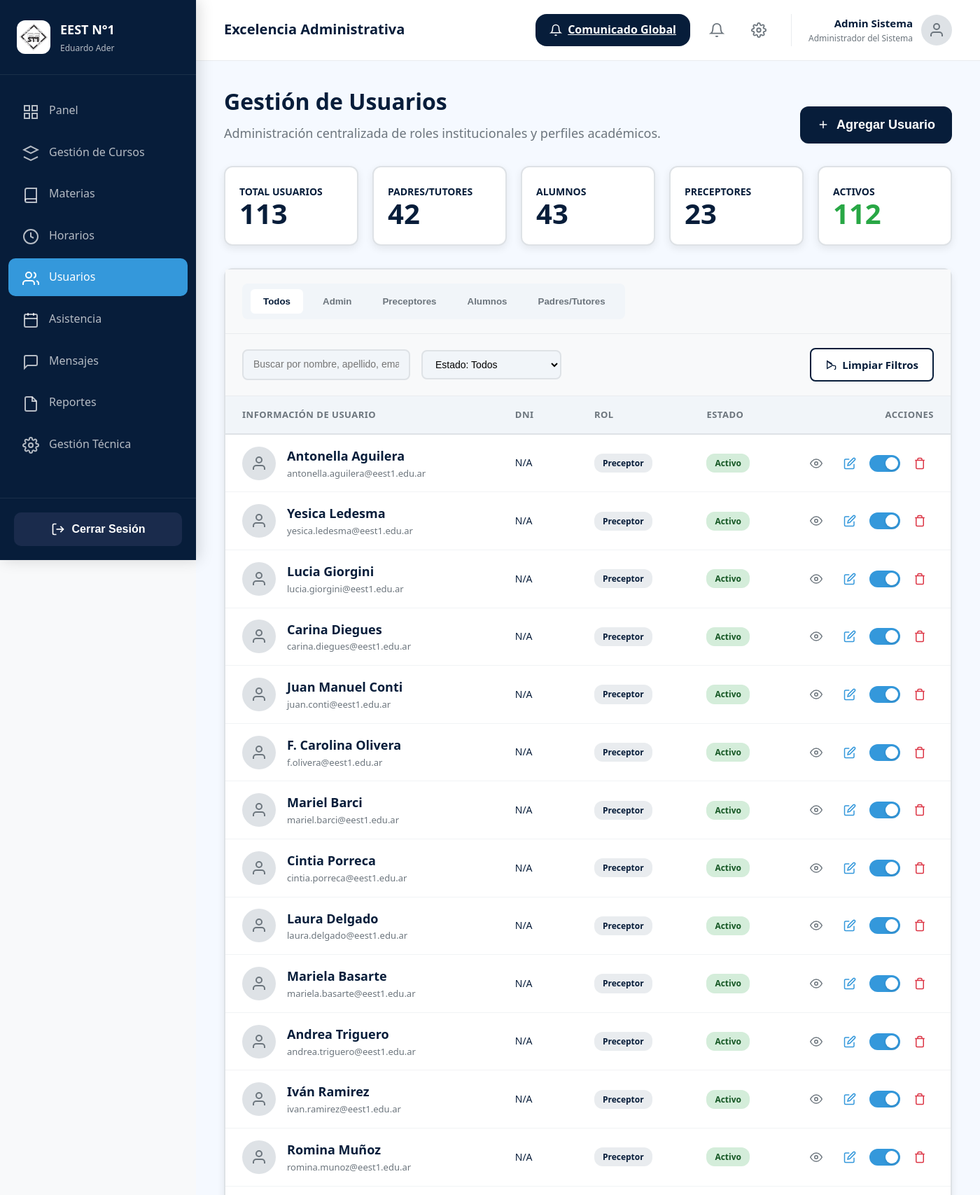
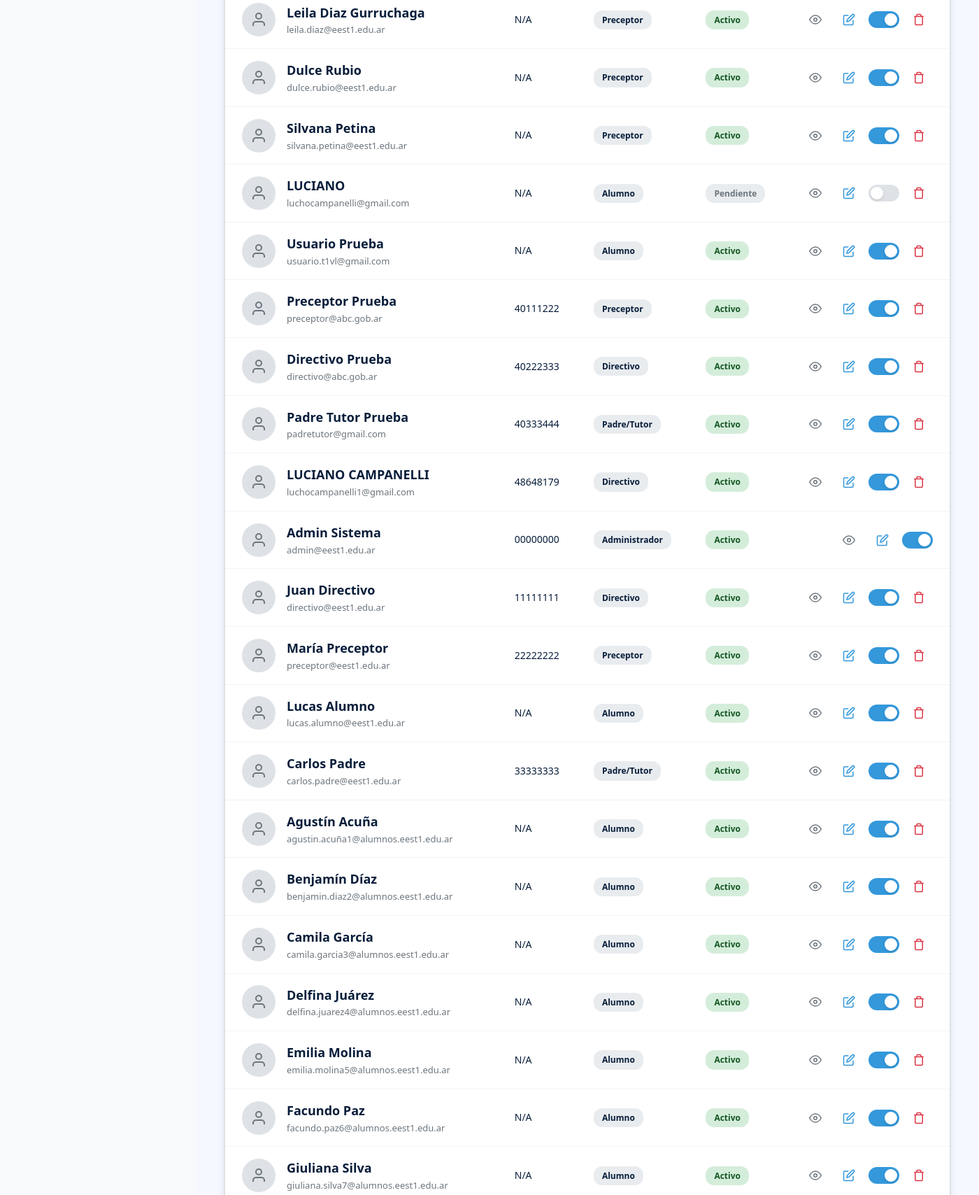
Page /index.php?page=admin/usuarios (signed in, upper part) on the committed database (2 pictures, top to bottom).
### tables this page shows
CREATE TABLE `usuarios` (
  `id` int(10) UNSIGNED NOT NULL,
  `institucion_id` int(10) UNSIGNED NOT NULL DEFAULT 1,
  `nombre` varchar(100) NOT NULL,
  `apellido` varchar(100) NOT NULL,
  `dni` varchar(15) DEFAULT NULL COMMENT 'Solo para adultos: NULL para alumnos',
  `email` varchar(150) NOT NULL,
  `password_hash` varchar(255) NOT NULL,
  `rol` enum('admin','directivo','preceptor','alumno','padre_tutor') NOT NULL,
  `estado` enum('activo','inactivo','pendiente','rechazado') NOT NULL DEFAULT 'pendiente',
  `foto_perfil` varchar(255) DEFAULT NULL,
  `telefono` varchar(30) DEFAULT NULL,
  `fecha_nacimiento` date DEFAULT NULL,
  `domicilio` varchar(255) DEFAULT NULL,
  `primer_acceso` tinyint(1) NOT NULL DEFAULT 1 COMMENT '1=debe cambiar contraseña',
  `token_recuperacion` varchar(255) DEFAULT NULL,
  `token_expiracion` datetime DEFAULT NULL,
  `ultimo_acceso` datetime DEFAULT NULL,
  `created_at` timestamp NOT NULL DEFAULT current_timestamp(),
  `updated_at` timestamp NOT NULL DEFAULT current_timestamp() ON UPDATE current_timestamp()
);

### views/admin/usuarios.php (the view, shortened to what the rows shown need)
<?php
require_once __DIR__ . '/../../models/Usuario.php';
require_once __DIR__ . '/../../controllers/AdminUsuariosController.php';
$db = Database::getConnection();
$usuario_id = $_SESSION['usuario_id'];
$stmt = $db->prepare("SELECT * FROM usuarios WHERE id = ? LIMIT 1");
$stmt->execute([$usuario_id]);
$admin_user = $stmt->fetch(PDO::FETCH_ASSOC);
$data = AdminUsuariosController::index();
$usuarios = $data['usuarios'];
$stats = $data['stats'];
$filters = $data['filters'];
?>
<div class="dashboard-wrapper">
    <?php require __DIR__ . '/../layouts/sidebar.php'; ?>
    <main class="main-content">
        <header class="dashboard-header">
            <div class="dashboard-header-left">
                <h1>Excelencia Administrativa</h1>
            </div>
            <div class="dashboard-header-right">
                <div class="header-actions">
                    <a href="index.php?page=admin/comunicados" class="header-btn">
                        <svg xmlns="http://www.w3.org/2000/svg" width="18" height="18" viewBox="0 0 24 24" fill="none" stroke="currentColor" stroke-width="2">
                            <path d="M18 8A6 6 0 0 0 6 8c0 7-3 9-3 9h18s-3-2-3-9"/>
                            <path d="M13.73 21a2 2 0 0 1-3.46 0"/>
                        </svg>
                        Comunicado Global
                    </a>
                    <button class="header-icon-btn">
                        <svg xmlns="http://www.w3.org/2000/svg" width="22" height="22" viewBox="0 0 24 24" fill="none" stroke="currentColor" stroke-width="2">
                            <path d="M18 8A6 6 0 0 0 6 8c0 7-3 9-3 9h18s-3-2-3-9"/>
                            <path d="M13.73 21a2 2 0 0 1-3.46 0"/>
                        </svg>
                    </button>
                    <a href="index.php?page=admin/configuracion" class="header-icon-btn">
                    </a>
                </div>
                <a href="index.php?page=admin/perfil" class="header-user">
                    <div class="header-user-info">
                        <div class="name"><?= e($admin_user['nombre'] . ' ' . $admin_user['apellido']) ?></div>
                        <div class="role">Administrador del Sistema</div>
                    </div>
                    <div class="header-avatar">
                        <svg xmlns="http://www.w3.org/2000/svg" viewBox="0 0 24 24" fill="none" stroke="currentColor" stroke-width="2">
                            <path d="M20 21v-2a4 4 0 0 0-4-4H8a4 4 0 0 0-4 4v2"/>
                            <circle cx="12" cy="7" r="4"/>
                        </svg>
                    </div>
                </a>
            </div>
        </header>
        <div class="dashboard-body">
            <div class="page-header">
                <div class="page-title">
                    <h1>Gestión de Usuarios</h1>
                    <p>Administración centralizada de roles institucionales y perfiles académicos.</p>
                </div>
                <button class="btn btn-primary" onclick="openModal('createModal')">
                    <svg xmlns="http://www.w3.org/2000/svg" width="18" height="18" viewBox="0 0 24 24" fill="none" stroke="currentColor" stroke-width="2">
                        <path d="M12 5v14M5 12h14"/>
                    </svg>
                    Agregar Usuario
                </button>
            </div>
            <div class="stats-grid" style="grid-template-columns: repeat(5, 1fr);">
                <div class="stat-card">
                    <div class="stat-header">
                        <span style="color: #071D3A; font-weight: 800; font-size: 14px; text-transform: uppercase;">Total Usuarios</span>
                    </div>
                    <div class="stat-value" style="color: #071D3A; font-size: 40px; font-weight: 800;"><?= e($stats['total']) ?></div>
                </div>
                <div class="stat-card">
                    <div class="stat-header">
                        <span style="color: #071D3A; font-weight: 800; font-size: 14px; text-transform: uppercase;">Padres/Tutores</span>
                    </div>
                    <div class="stat-value" style="color: #071D3A; font-size: 40px; font-weight: 800;"><?= e($stats['padres_tutores']) ?></div>
                </div>
                <div class="stat-card">
                    <div class="stat-header">
                        <span style="color: #071D3A; font-weight: 800; font-size: 14px; text-transform: uppercase;">Alumnos</span>
                    </div>
                    <div class="stat-value" style="color: #071D3A; font-size: 40px; font-weight: 800;"><?= e($stats['alumnos']) ?></div>
                </div>
                <div class="stat-card">
                    <div class="stat-header">
                        <span style="color: #071D3A; font-weight: 800; font-size: 14px; text-transform: uppercase;">Preceptores</span>
                    </div>
                    <div class="stat-value" style="color: #071D3A; font-size: 40px; font-weight: 800;"><?= e($stats['preceptores']) ?></div>
                </div>
                <div class="stat-card">
                    <div class="stat-header">
                        <span style="color: #071D3A; font-weight: 800; font-size: 14px; text-transform: uppercase;">Activos</span>
                    </div>
                    <div class="stat-value" style="color: #28A745; font-size: 40px; font-weight: 800;"><?= e($stats['activos']) ?></div>
                </div>
            </div>
            <div class="data-table-container" style="margin-top: 32px;">
                <form method="GET" action="index.php" style="display: contents;">
                    <div class="table-header">
                        <div class="table-toolbar" style="flex-wrap: wrap; gap: 20px;">
                            <div style="display: flex; align-items: center; gap: 12px; background: #F1F5F9; padding: 8px 12px; border-radius: 8px;">
                                <button type="submit" name="rol" value="" style="background: <?= empty($filters['rol']) ? 'white' : 'transparent' ?>; color: <?= empty($filters['rol']) ? '#071D3A' : '#6C757D' ?>; border: 2px solid white; border-radius: 6px; padding: 8px 16px; font-weight: 700; cursor: pointer;">Todos</button>
                                <button type="submit" name="rol" value="admin" style="background: <?= $filters['rol'] === 'admin' ? 'white' : 'transparent' ?>; color: <?= $filters['rol'] === 'admin' ? '#071D3A' : '#6C757D' ?>; border: none; border-radius: 6px; padding: 8px 16px; font-weight: 700; cursor: pointer;">Admin</button>
                                <button type="submit" name="rol" value="preceptor" style="background: <?= $filters['rol'] === 'preceptor' ? 'white' : 'transparent' ?>; color: <?= $filters['rol'] === 'preceptor' ? '#071D3A' : '#6C757D' ?>; border: none; border-radius: 6px; padding: 8px 16px; font-weight: 700; cursor: pointer;">Preceptores</button>
                                <button type="submit" name="rol" value="alumno" style="background: <?= $filters['rol'] === 'alumno' ? 'white' : 'transparent' ?>; color: <?= $filters['rol'] === 'alumno' ? '#071D3A' : '#6C757D' ?>; border: none; border-radius: 6px; padding: 8px 16px; font-weight: 700; cursor: pointer;">Alumnos</button>
                                <button type="submit" name="rol" value="padre_tutor" style="background: <?= $filters['rol'] === 'padre_tutor' ? 'white' : 'transparent' ?>; color: <?= $filters['rol'] === 'padre_tutor' ? '#071D3A' : '#6C757D' ?>; border: none; border-radius: 6px; padding: 8px 16px; font-weight: 700; cursor: pointer;">Padres/Tutores</button>
                            </div>
                        </div>
                    </div>
                    <div class="table-header" style="border-top: none; display: flex; align-items: center; gap: 16px;">
                        <input type="text" class="filter-input" placeholder="Buscar por nombre, apellido, email o DNI..." name="busqueda" value="<?= e($filters['busqueda']) ?>" style="min-width: 240px;">
                        <select class="filter-input" name="estado" style="min-width: 200px;">
                            <option value="">Estado: Todos</option>
                        </select>
                        <a href="index.php?page=admin/usuarios" class="btn-outline" style="margin-left: auto;">
                            <svg xmlns="http://www.w3.org/2000/svg" width="16" height="16" viewBox="0 0 24 24" fill="none" stroke="currentColor" stroke-width="2">
                                <polyline points="14.5 10 4 4 4 20 14.5 14"/>
                                <path d="M3.5 4L17 14H20a2 2 0 0 1 2 2v4a2 2 0 0 1-2 2h-1"/>
                            </svg>
                            Limpiar Filtros
                        </a>
                    </div>
                </form>
                <table class="data-table" style="width: 100%;">
                    <thead>
                        <tr style="background: #E8F4FC;">
                            <th style="text-align: left; padding: 16px 24px; font-size: 13px; font-weight: 700; color: #6C757D; text-transform: uppercase; letter-spacing: 0.5px;">Información de Usuario</th>
                            <th style="text-align: left; padding: 16px 24px; font-size: 13px; font-weight: 700; color: #6C757D; text-transform: uppercase; letter-spacing: 0.5px;">DNI</th>
                            <th style="text-align: left; padding: 16px 24px; font-size: 13px; font-weight: 700; color: #6C757D; text-transform: uppercase; letter-spacing: 0.5px;">Rol</th>
                            <th style="text-align: left; padding: 16px 24px; font-size: 13px; font-weight: 700; color: #6C757D; text-transform: uppercase; letter-spacing: 0.5px;">Estado</th>
                            <th style="text-align: right; padding: 16px 24px; font-size: 13px; font-weight: 700; color: #6C757D; text-transform: uppercase; letter-spacing: 0.5px;">Acciones</th>
                        </tr>
                    </thead>
                    <tbody>
                        <?php if (empty($usuarios)): ?>
                            <tr>
                                <td colspan="5" style="padding: 48px 24px; text-align: center; color: #6C757D;">
                                    No hay usuarios para mostrar.
                                </td>
                            </tr>
                        <?php else: ?>
                            <?php foreach ($usuarios as $usuario): ?>
                                <tr>
                                    <td style="padding: 16px 24px;">
                                        <div style="display: flex; align-items: center; gap: 16px;">
                                            <div style="width: 48px; height: 48px; background: #DEE2E6; border-radius: 50%; display: flex; align-items: center; justify-content: center;">
                                                <svg xmlns="http://www.w3.org/2000/svg" width="24" height="24" viewBox="0 0 24 24" fill="none" stroke="#6C757D" stroke-width="2">
                                                    <path d="M20 21v-2a4 4 0 0 0-4-4H8a4 4 0 0 0-4 4v2"/>
                                                    <circle cx="12" cy="7" r="4"/>
                                                </svg>
                                            </div>
                                            <div>
                                                <div style="font-size: 18px; font-weight: 800; color: #071D3A;"><?= e($usuario['nombre'] . ' ' . $usuario['apellido']) ?></div>
                                                <div style="font-size: 13px; color: #6C757D;"><?= e($usuario['email']) ?></div>
                                            </div>
                                        </div>
                                    </td>
                                    <td style="padding: 16px 24px; font-size: 14px; color: #071D3A;"><?= e($usuario['dni'] ?? 'N/A') ?></td>
                                    <td style="padding: 16px 24px;">
                                        <span class="role-badge"><?= e(get_role_name($usuario['rol'])) ?></span>
                                    </td>
                                    <td style="padding: 16px 24px;">
                                        <span class="status-badge <?= $usuario['estado'] === 'activo' ? 'active' : 'inactive' ?>">
                                            <?= e(ucfirst($usuario['estado'])) ?>
                                        </span>
                                    </td>
                                    <td style="padding: 16px 24px; text-align: right;">
                        <div style="display: flex; justify-content: flex-end; gap: 8px; align-items: center;">
                            <button class="btn-icon" style="color: var(--support-gray);" onclick="openViewModal(<?= htmlspecialchars(json_encode($usuario), ENT_QUOTES, 'UTF-8') ?>)" title="Ver detalles">
                                <svg xmlns="http://www.w3.org/2000/svg" width="18" height="18" viewBox="0 0 24 24" fill="none" stroke="currentColor" stroke-width="2">
                                    <path d="M1 12s4-8 11-8 11 8 11 8-4 8-11 8-11-8-11-8z"/>
                                    <circle cx="12" cy="12" r="3"/>
                                </svg>
                            </button>
                            <button class="btn-icon" style="color: var(--accent);" onclick="openEditModal(<?= htmlspecialchars(json_encode($usuario), ENT_QUOTES, 'UTF-8') ?>)" title="Editar">
                                <svg xmlns="http://www.w3.org/2000/svg" width="18" height="18" viewBox="0 0 24 24" fill="none" stroke="currentColor" stroke-width="2">
                                    <path d="M11 4H4a2 2 0 0 0-2 2v14a2 2 0 0 0 2 2h14a2 2 0 0 0 2-2v-7"/>
                                    <path d="M18.5 2.5a2.121 2.121 0 0 1 3 3L12 15l-4 1 1-4 9.5-9.5z"/>
                                </svg>
                            </button>
                            <form method="POST" action="index.php" style="display: inline;">
                                <label class="toggle-switch" style="display: inline-flex; cursor: pointer;">
                                    <span class="toggle-slider"></span>
                                </label>
                            </form>
                            <?php if ($usuario['id'] != $_SESSION['usuario_id']): ?>
                                <form method="POST" action="index.php" style="display: inline;" onsubmit="return confirm('¿Estás seguro de que deseas eliminar este usuario?');">
                                    <button type="submit" class="btn-icon" style="color: var(--danger);" title="Eliminar">
                                        <svg xmlns="http://www.w3.org/2000/svg" width="18" height="18" viewBox="0 0 24 24" fill="none" stroke="currentColor" stroke-width="2">
                                            <polyline points="3 6 5 6 21 6"/>
                                            <path d="M19 6v14a2 2 0 0 1-2 2H7a2 2 0 0 1-2-2V6m3 0V4a2 2 0 0 1 2-2h4a2 2 0 0 1 2 2v2"/>
                                        </svg>
                                    </button>
                                </form>
                            <?php endif; ?>
                        </div>
                    </td>
                                </tr>
                            <?php endforeach; ?>
                        <?php endif; ?>
                    </tbody>
                </table>
            </div>
        </div>
    </main>
</div>

### rows in the picture
usuarios: nombre+apellido "Admin Sistema", email "admin@eest1.edu.ar", dni "00000000", rol "Administrador", estado "Activo"
usuarios: nombre+apellido "Antonella Aguilera", email "antonella.aguilera@eest1.edu.ar", dni "N/A", rol "Preceptor", estado "Activo"
usuarios: nombre+apellido "Yesica Ledesma", email "yesica.ledesma@eest1.edu.ar", dni "N/A", rol "Preceptor", estado "Activo"
usuarios: nombre+apellido "Lucia Giorgini", email "lucia.giorgini@eest1.edu.ar", dni "N/A", rol "Preceptor", estado "Activo"
usuarios: nombre+apellido "Carina Diegues", email "carina.diegues@eest1.edu.ar", dni "N/A", rol "Preceptor", estado "Activo"
usuarios: nombre+apellido "Juan Manuel Conti", email "juan.conti@eest1.edu.ar", dni "N/A", rol "Preceptor", estado "Activo"
usuarios: nombre+apellido "F. Carolina Olivera", email "f.olivera@eest1.edu.ar", dni "N/A", rol "Preceptor", estado "Activo"
usuarios: nombre+apellido "Mariel Barci", email "mariel.barci@eest1.edu.ar", dni "N/A", rol "Preceptor", estado "Activo"
usuarios: nombre+apellido "Cintia Porreca", email "cintia.porreca@eest1.edu.ar", dni "N/A", rol "Preceptor", estado "Activo"
usuarios: nombre+apellido "Laura Delgado", email "laura.delgado@eest1.edu.ar", dni "N/A", rol "Preceptor", estado "Activo"
usuarios: nombre+apellido "Mariela Basarte", email "mariela.basarte@eest1.edu.ar", dni "N/A", rol "Preceptor", estado "Activo"
usuarios: nombre+apellido "Andrea Triguero", email "andrea.triguero@eest1.edu.ar", dni "N/A", rol "Preceptor", estado "Activo"
usuarios: nombre+apellido "Iván Ramirez", email "ivan.ramirez@eest1.edu.ar", dni "N/A", rol "Preceptor", estado "Activo"
usuarios: nombre+apellido "Romina Muñoz", email "romina.munoz@eest1.edu.ar", dni "N/A", rol "Preceptor", estado "Activo"
usuarios: nombre+apellido "Leila Diaz Gurruchaga", email "leila.diaz@eest1.edu.ar", dni "N/A", rol "Preceptor", estado "Activo"
usuarios: nombre+apellido "Dulce Rubio", email "dulce.rubio@eest1.edu.ar", dni "N/A", rol "Preceptor", estado "Activo"
usuarios: nombre+apellido "Silvana Petina", email "silvana.petina@eest1.edu.ar", dni "N/A", rol "Preceptor", estado "Activo"
usuarios: nombre+apellido "LUCIANO", email "luchocampanelli@gmail.com", dni "N/A", rol "Alumno", estado "Pendiente"
usuarios: nombre+apellido "Usuario Prueba", email "usuario.t1vl@gmail.com", dni "N/A", rol "Alumno", estado "Activo"
usuarios: nombre+apellido "Preceptor Prueba", email "preceptor@abc.gob.ar", dni "40111222", rol "Preceptor", estado "Activo"
usuarios: nombre+apellido "Directivo Prueba", email "directivo@abc.gob.ar", dni "40222333", rol "Directivo", estado "Activo"
usuarios: nombre+apellido "Padre Tutor Prueba", email "padretutor@gmail.com", dni "40333444", rol "Padre/Tutor", estado "Activo"
usuarios: nombre+apellido "LUCIANO CAMPANELLI", email "luchocampanelli1@gmail.com", dni "48648179", rol "Directivo", estado "Activo"
usuarios: nombre+apellido "Juan Directivo", email "directivo@eest1.edu.ar", dni "11111111", rol "Directivo", estado "Activo"
usuarios: nombre+apellido "María Preceptor", email "preceptor@eest1.edu.ar", dni "22222222", rol "Preceptor", estado "Activo"
usuarios: nombre+apellido "Lucas Alumno", email "lucas.alumno@eest1.edu.ar", dni "N/A", rol "Alumno", estado "Activo"
usuarios: nombre+apellido "Carlos Padre", email "carlos.padre@eest1.edu.ar", dni "33333333", rol "Padre/Tutor", estado "Activo"
usuarios: nombre+apellido "Agustín Acuña", email "agustin.acuña1@alumnos.eest1.edu.ar", dni "N/A", rol "Alumno", estado "Activo"
usuarios: nombre+apellido "Benjamín Díaz", email "benjamin.diaz2@alumnos.eest1.edu.ar", dni "N/A", rol "Alumno", estado "Activo"
usuarios: nombre+apellido "Camila García", email "camila.garcia3@alumnos.eest1.edu.ar", dni "N/A", rol "Alumno", estado "Activo"
usuarios: nombre+apellido "Delfina Juárez", email "delfina.juarez4@alumnos.eest1.edu.ar", dni "N/A", rol "Alumno", estado "Activo"
usuarios: nombre+apellido "Emilia Molina", email "emilia.molina5@alumnos.eest1.edu.ar", dni "N/A", rol "Alumno", estado "Activo"
usuarios: nombre+apellido "Facundo Paz", email "facundo.paz6@alumnos.eest1.edu.ar", dni "N/A", rol "Alumno", estado "Activo"
usuarios: nombre+apellido "Giuliana Silva", email "giuliana.silva7@alumnos.eest1.edu.ar", dni "N/A", rol "Alumno", estado "Activo"

### other values in the picture
$item['label'] "Panel"
$item['label'] "Gestión de Cursos"
$item['label'] "Materias"
$item['label'] "Horarios"
$item['label'] "Usuarios"
$item['label'] "Asistencia"
$item['label'] "Mensajes"
$item['label'] "Reportes"
$item['label'] "Gestión Técnica"
$stats['total'] "113"
$stats['padres_tutores'] "42"
$stats['alumnos'] "43"
$stats['preceptores'] "23"
$stats['activos'] "112"
